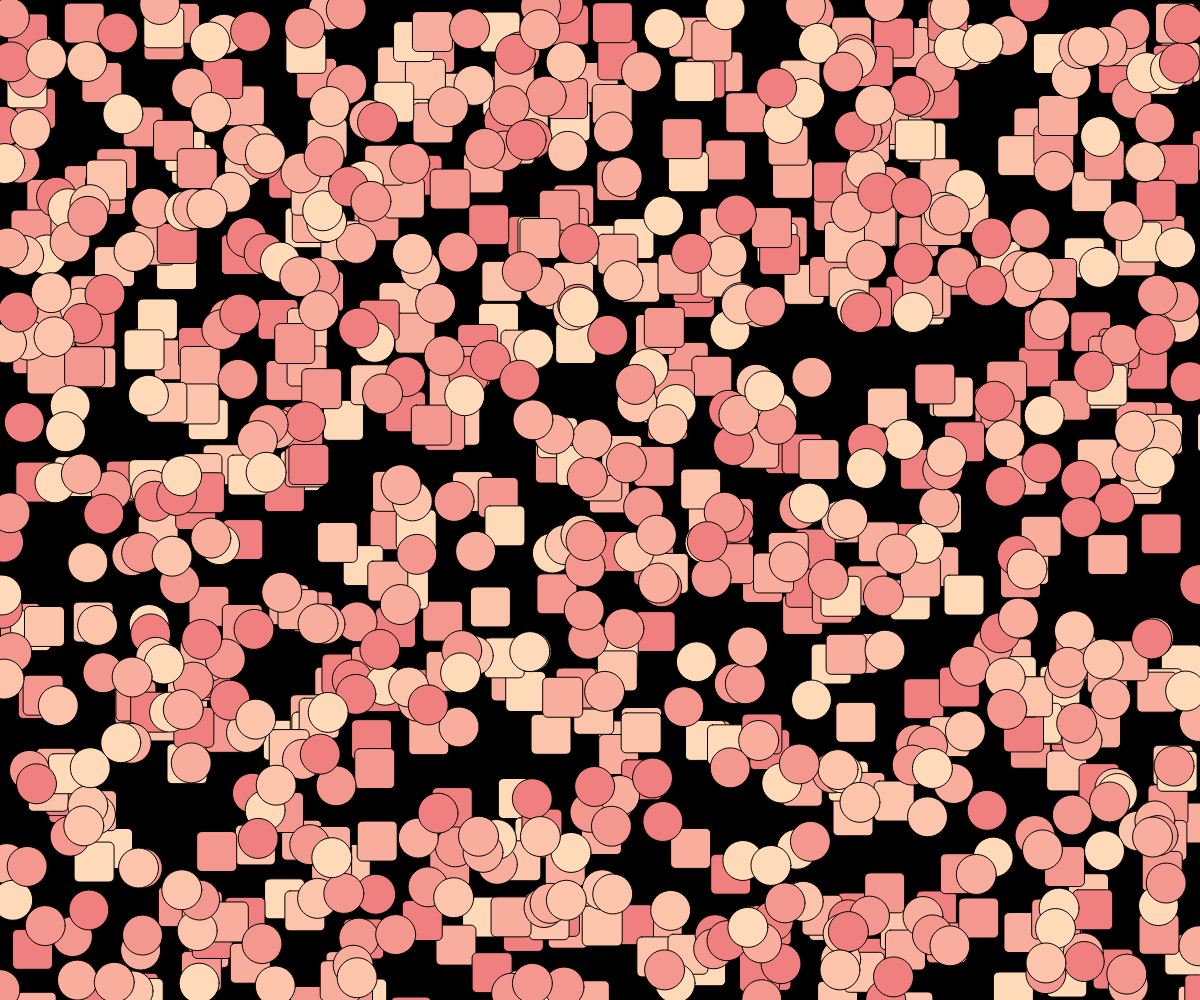
Frame 1 (no input)
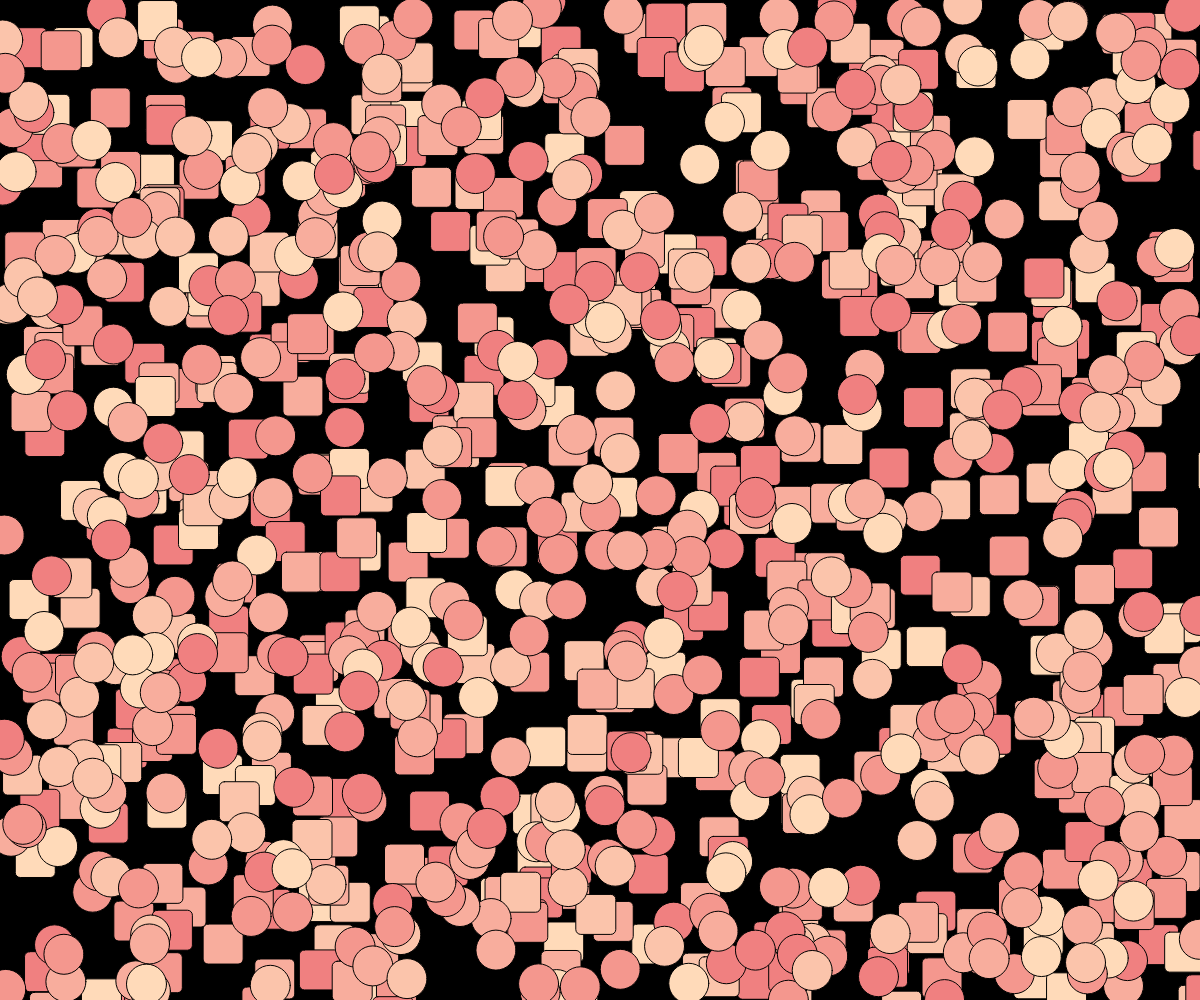
Frame 60 (no input)
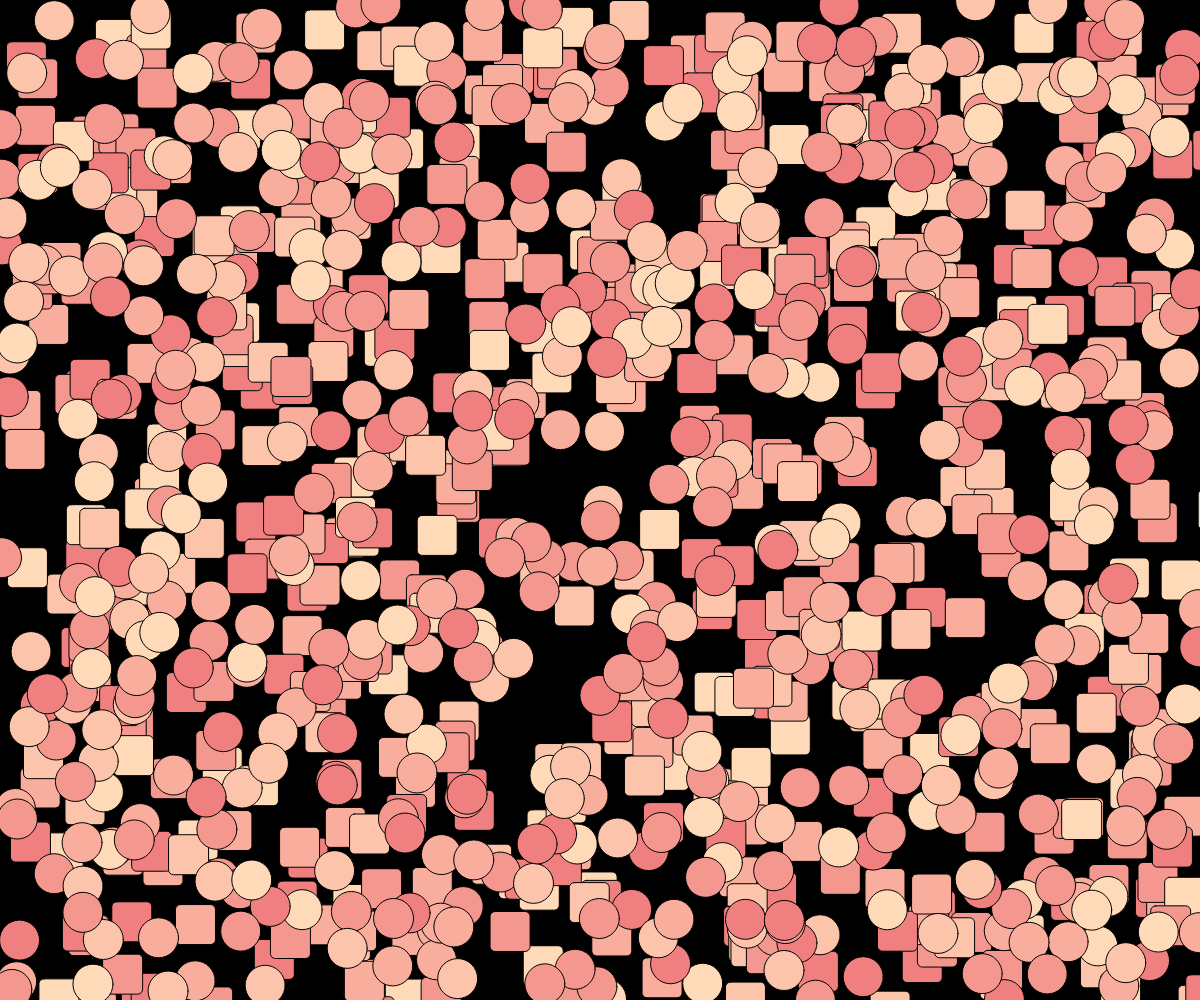
Frame 120 (the mouse pressed at the canvas centre since frame 60)

The p5.js sketch that drew these frames (run headless with seeded random() and noise() and a simulated clock; from frame 60 on, the mouse is pressed at the canvas centre):

// p5.js sketch
// ── sketch.js
//Global Variables -------------------------------------------
let circles = [];
let boxes = [];
let n = 500;
let palette = ["#f08080","#f4978e","#f8ad9d","#fbc4ab","#ffdab9"]

//------------------------------------------------------------
function setup() {
  createCanvas(windowWidth, windowHeight);
  for(let i = 0; i < n; i++){
    boxes[i] = {x : random(width), 
                y : random(height), 
                speedX : random(-1, 1), 
                speedY : random(-1, 1),
                color : random(palette)};
    
    circles[i] = {x : random(width), 
                  y : random(height), 
                  speedX : random(-1, 1),
                  speedY : random(-1, 1),
                  color : random(palette)};
  }
}


//------------------------------------------------------------
function windowResized(){
  resizeCanvas(windowWidth, windowHeight);
}


//------------------------------------------------------------
function draw() {
  background('black');
  
  for(let b of boxes){
    fill(b.color);
    rect(b.x, b.y, 40, 40, 5);
    b.x += b.speedX;
    b.y += b.speedY;
    
    if(b.x < 0 || (b.x + 40) > width ){
      b.speedX = -b.speedX;
    }
    if(b.y < 0 || (b.y + 40) > height){
      b.speedY = -b.speedY;
    }
  }
  
  for(let c of circles){
    fill(c.color);
    circle(c.x, c.y, 40);
    c.x += c.speedX;
    c.y += c.speedY;
    
    if(c.x < 0 || (c.x + 40) > width ){
      c.speedX = -c.speedX;
    }
    if(c.y < 0 || (c.y + 40) > height){
      c.speedY = -c.speedY;
    }
  }
}
